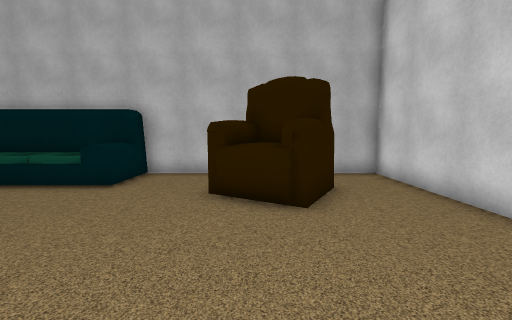
[1] (above)

17 first-person views from a walk through a scene from a Unity 3-D project. The camera is 1.5 m above the floor, tilts 6° down and sees 90° across. The floor is counted in squares, 1 m on a side. Each view is taken from the middle of a square. On the plan, view 1 faces up. The plan holds only what a view shows up to about 13 squares ahead; the rest is blank. Some animated figures are left out.

[2]
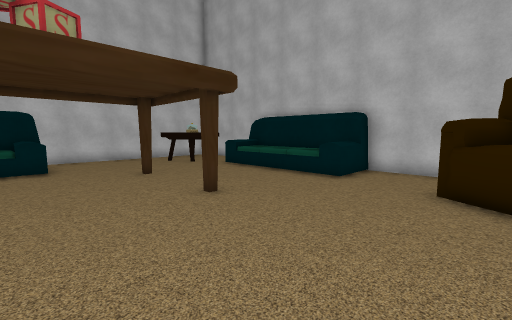

[3]
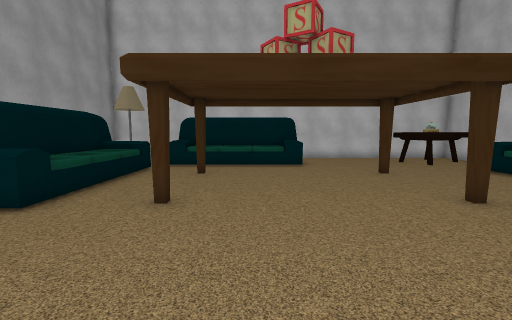

[4]
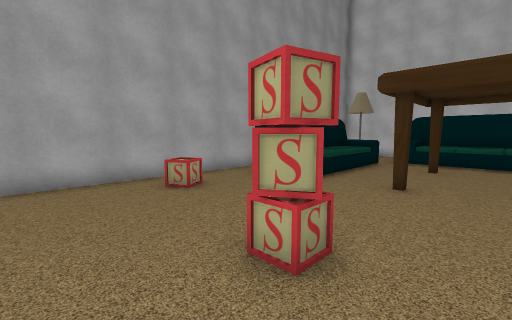

[5]
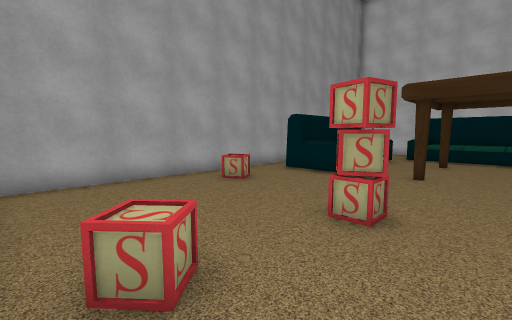

[6]
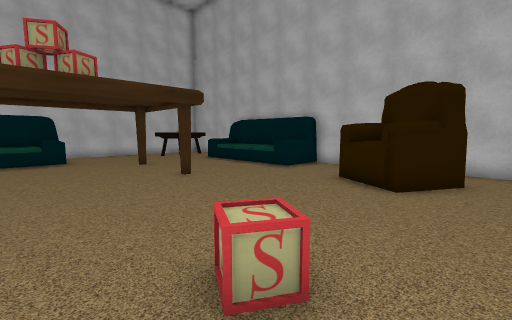

[7]
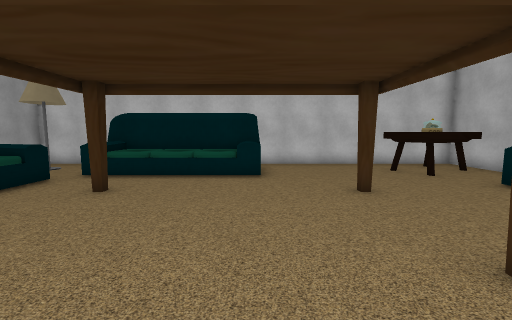

[8]
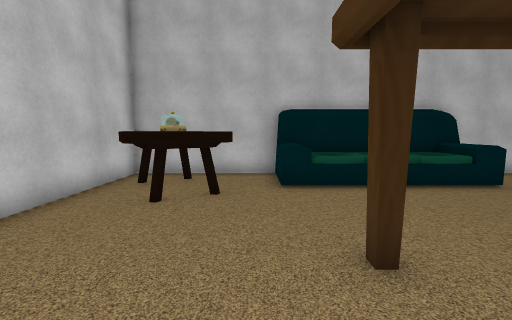

[9]
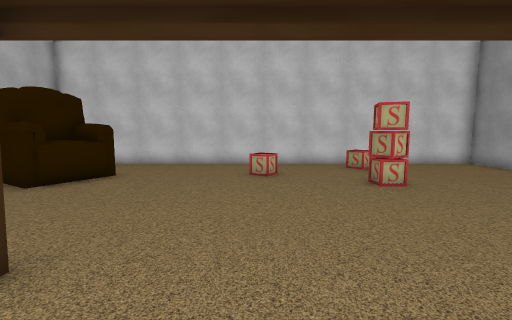

[10]
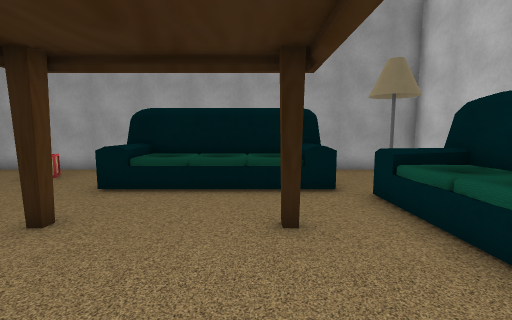

[11]
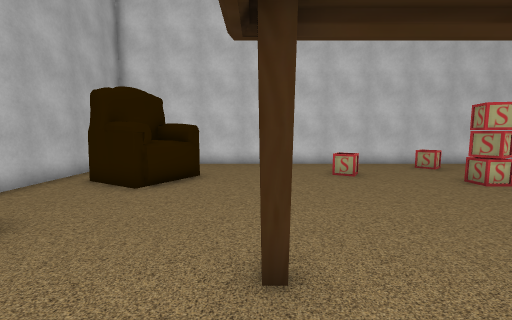

[12]
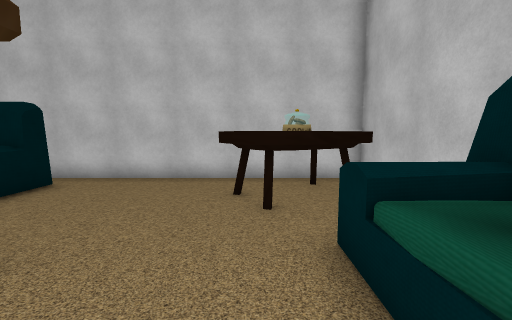

[13]
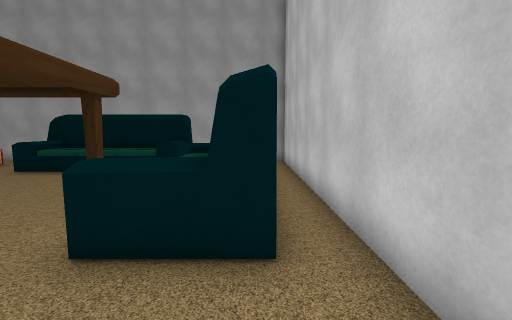

[14]
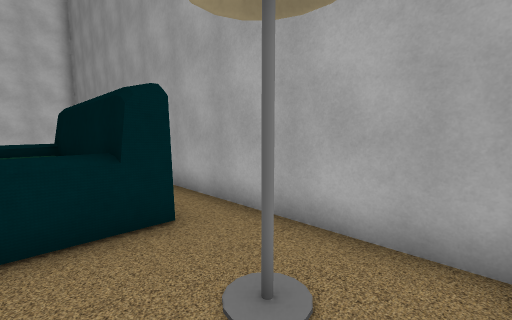

[15]
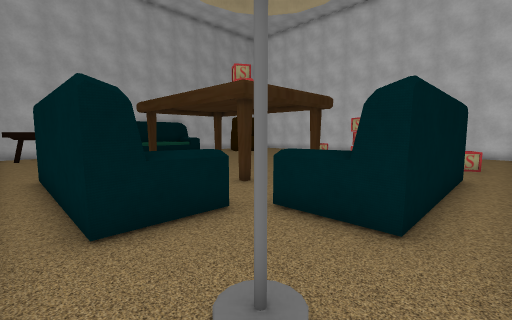

[16]
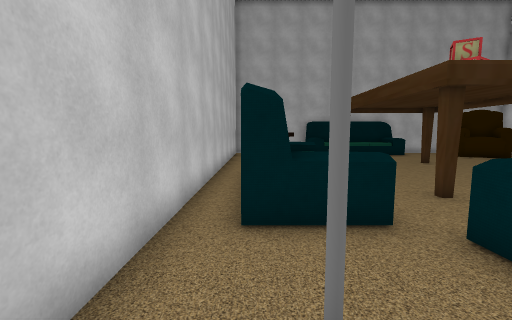

[17]
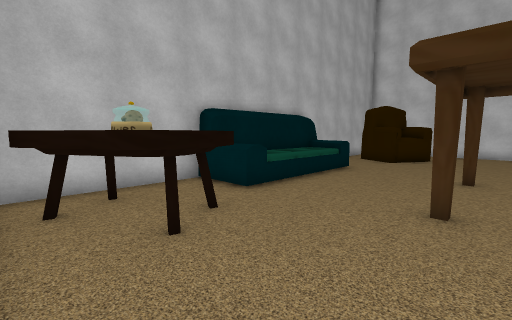

### Floor plan
Key: @ floor where view 1 was taken; # wall or solid block; . floor; C chair; T table; J jar; L lamp; B block; O other object.
Columns run from 16 left of view 1 to 5 right of it. Each row starts with its distance up from view 1.
 10 #######     ##########
  9 #  T..OOOOOOO........#
  8 # TT..OOOOOOO...C....#
  7 #TJJT.OOOOOOO..CCCC..#
  6 #.TTT..........CCC...#
  5 #..T.............C...#
  4 #....................#
  3 #......O...O.........#
  2 #....................#
  1 #....................#
  0 #.OOO...........@BB..#
 -1 #.OOO............B...#
 -2 #.OOO................#
 -3 #.OOO................#
 -4 #.OOO..O...O...BB..B.#
 -5 #.OOO..............B.#
 -6 #.OOO................#
 -7 #....OOOOOOO.........#
 -8 #....OOOOOOO..B......#
 -9 #.L..OOOOOOO..BB.....#
-10 #....................#
-11 ######################

Where each view was taken, in squares from view 1:
view 1: 0 up, 0 right, facing up
view 2: 1 down, 0 right, facing up-left
view 3: 2 down, 0 right, facing left
view 4: 2 down, 2 right, facing down-left
view 5: 2 down, 4 right, facing down-left
view 6: 2 down, 3 right, facing up-left
view 7: 0 up, 3 left, facing left
view 8: 0 up, 11 left, facing up
view 9: 0 up, 8 left, facing right
view 10: 0 up, 9 left, facing down
view 11: 3 up, 8 left, facing right
view 12: 6 up, 7 left, facing left
view 13: 3 up, 14 left, facing down
view 14: 7 down, 15 left, facing down-right
view 15: 10 down, 15 left, facing up-right
view 16: 10 down, 14 left, facing up
view 17: 2 up, 15 left, facing up-right
